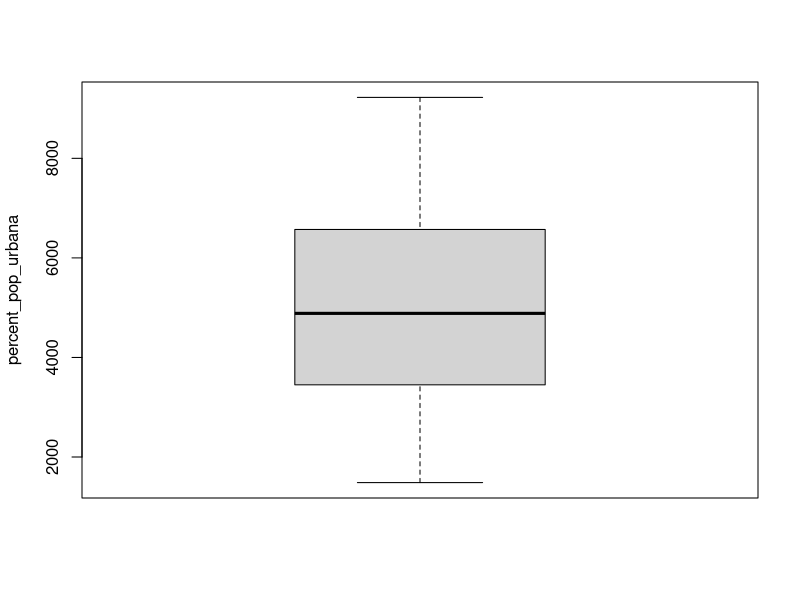

Write the R code that produced this figure.
## ---- chunk 1
knitr::opts_chunk$set(echo = TRUE)

library(readr)
setwd('/home/ebenezer/workspace/projects/analytic/projeto_ifc/data')
x2 <- read_delim("x2.csv", #altere para variável em análise
                 delim = ";", 
                 escape_double = FALSE, 
                col_types = cols(...1 = col_skip()), 
                trim_ws = TRUE
                )
               
## ---- chunk 2
summary(x2$percent_pop_urbana #variável para análise
				)
## ---- chunk 3
boxplot(x2$percent_pop_urbana, #variável para análise
		ylab = 'percent_pop_urbana' #Título da variável
				) 
